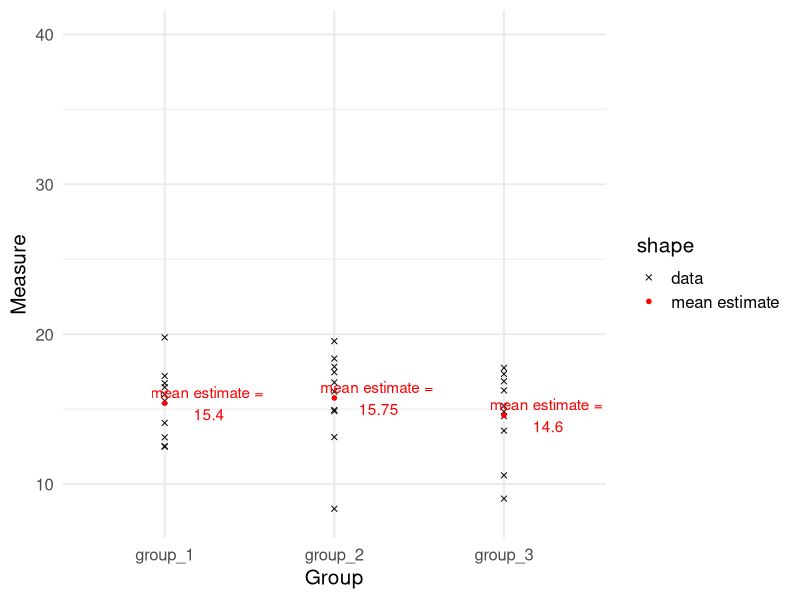
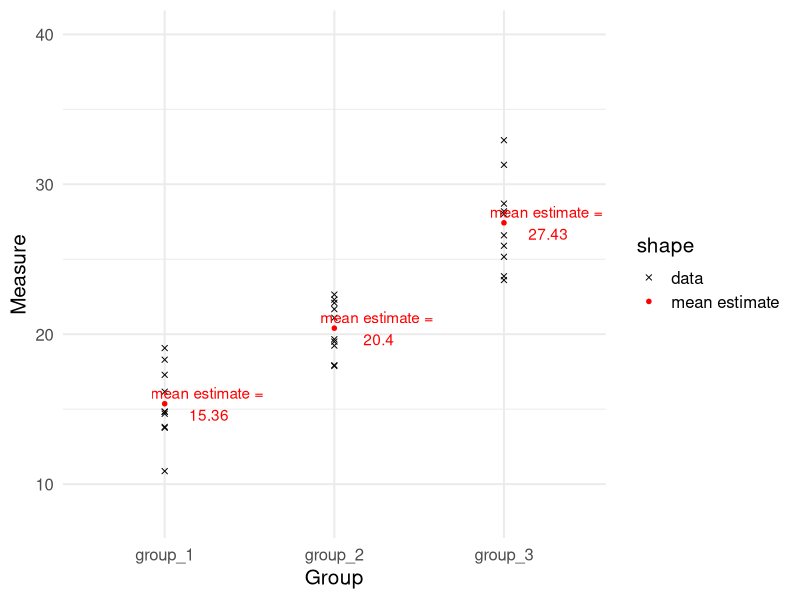
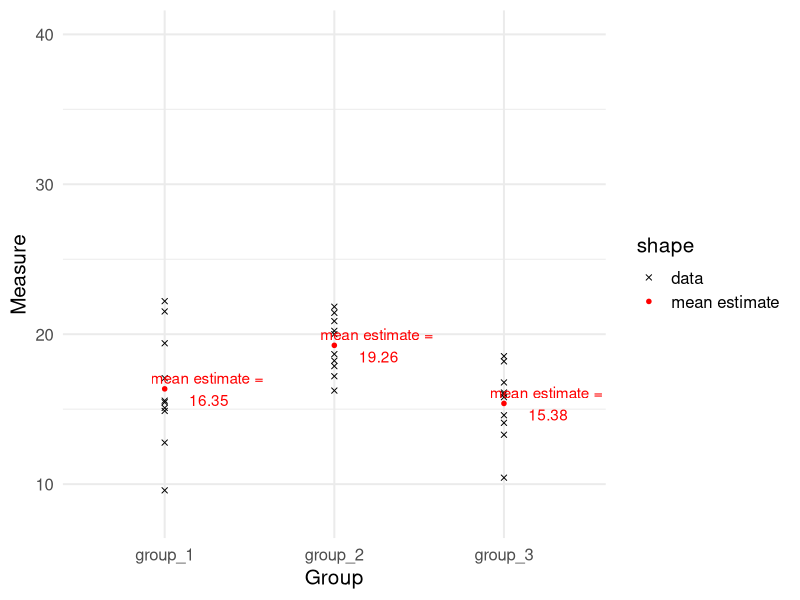
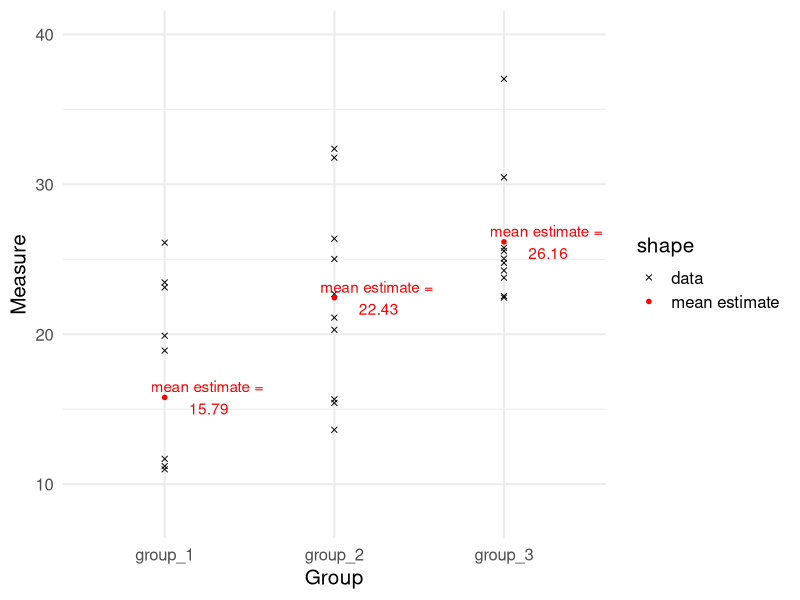
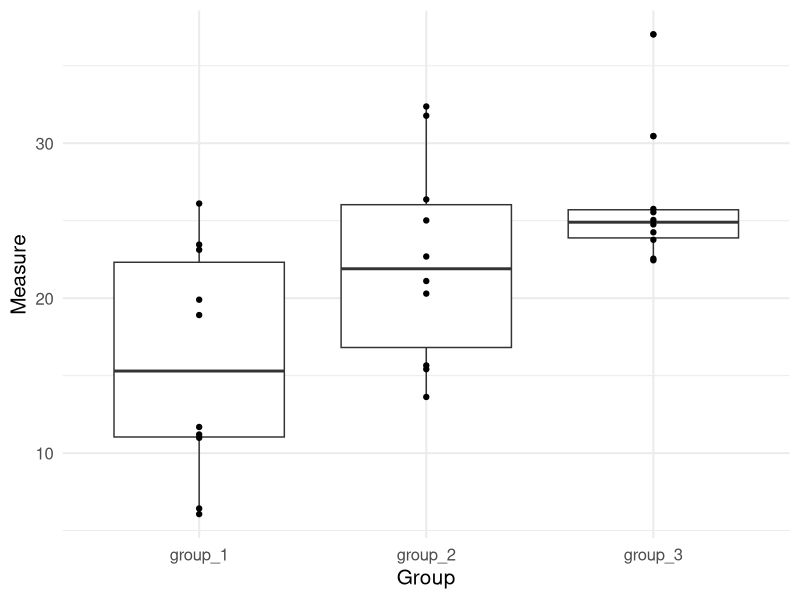
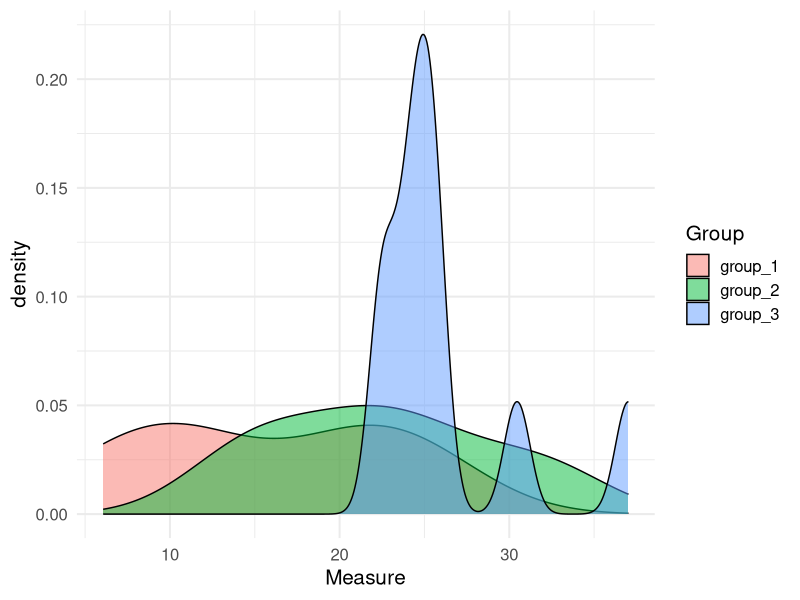
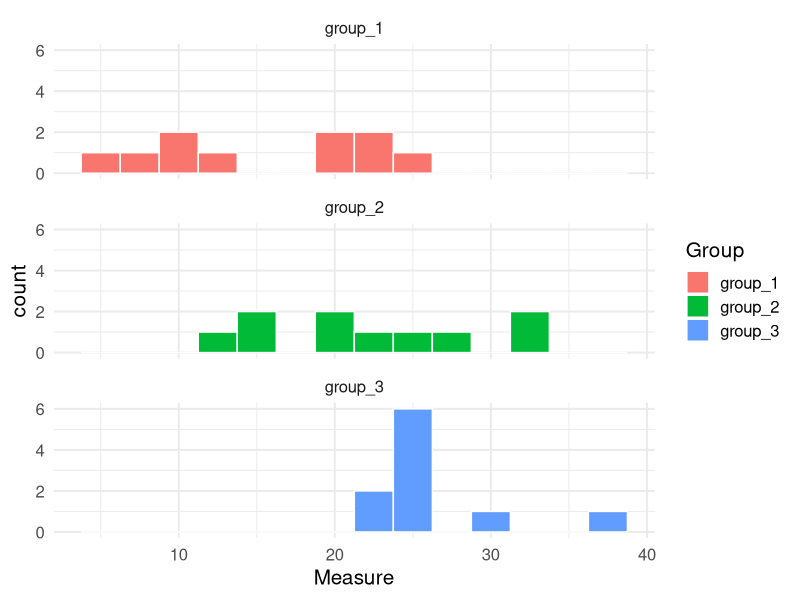
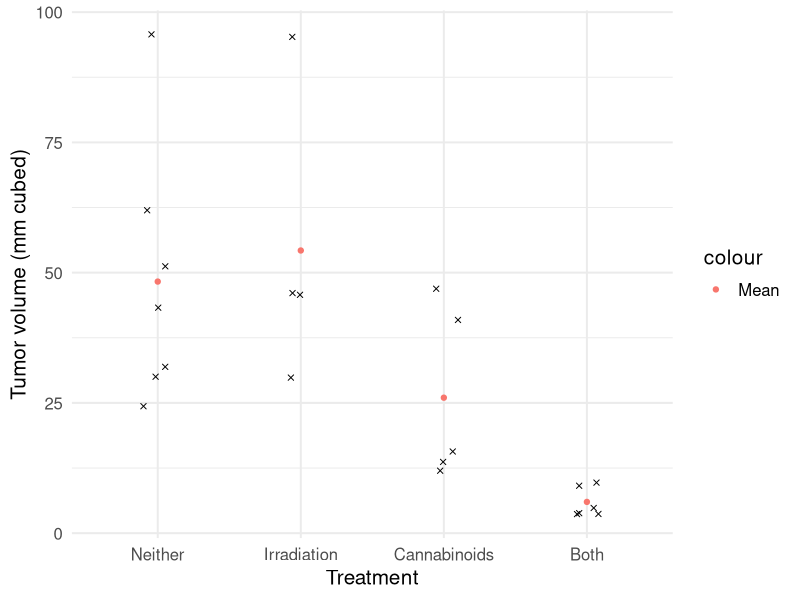

Source code (R) for these figures, in order:
## ---- chunk 1
library(ggplot2)
library(tidyr)
library(dplyr)
set.seed(1)

group_1 <- rnorm(n = 10, mean = 15, sd = 3)
group_2 <- rnorm(n = 10, mean = 15, sd = 3)
group_3 <- rnorm(n = 10, mean = 15, sd = 3)

no_diff <- data.frame(group_1, group_2, group_3)

no_diff_narrow <- no_diff %>% gather(key = "Group", value = "Measure", group_1:group_3)

means <- no_diff_narrow %>% group_by(Group) %>% summarise(Measure = mean(Measure))

ggplot(no_diff_narrow, aes(x = Group, y = Measure)) + geom_point(aes(pch = "data")) + 
  geom_point(data = means, col = "red", size = 2, aes(pch = "mean estimate")) + theme_minimal(base_size = 15) + 
  scale_shape_manual(values = c(4, 20)) +
  geom_text(data = means, col = "red", aes(label = paste("mean estimate =\n", round(Measure, 2))), nudge_x = 0.25) +
  scale_y_continuous(limits = c(8, 40))
## ---- chunk 2
group_1 <- rnorm(n = 10, mean = 15, sd = 3)
group_2 <- rnorm(n = 10, mean = 20, sd = 3)
group_3 <- rnorm(n = 10, mean = 27, sd = 3)

diff <- data.frame(group_1, group_2, group_3)

diff_narrow <- diff %>% gather(key = "Group", value = "Measure", group_1:group_3)

means_2 <- diff_narrow %>% group_by(Group) %>% summarise(Measure = mean(Measure))

ggplot(diff_narrow, aes(x = Group, y = Measure)) + geom_point(aes(pch = "data")) + 
  geom_point(data = means_2, col = "red", size = 2, aes(pch = "mean estimate")) + theme_minimal(base_size = 15) + 
  scale_shape_manual(values = c(4, 20)) +
  geom_text(data = means_2, col = "red", aes(label = paste("mean estimate =\n", round(Measure, 2))), nudge_x = 0.25) +
  scale_y_continuous(limits = c(8, 40))
## ---- chunk 3
group_1 <- rnorm(n = 10, mean = 15, sd = 3)
group_2 <- rnorm(n = 10, mean = 20, sd = 3)
group_3 <- rnorm(n = 10, mean = 15, sd = 3)

diff_2 <- data.frame(group_1, group_2, group_3)

diff_2_narrow <- diff_2 %>% gather(key = "Group", value = "Measure", group_1:group_3)

means_3 <- diff_2_narrow %>% group_by(Group) %>% summarise(Measure = mean(Measure))

ggplot(diff_2_narrow, aes(x = Group, y = Measure)) + geom_point(aes(pch = "data")) + 
  geom_point(data = means_3, col = "red", size = 2, aes(pch = "mean estimate")) + theme_minimal(base_size = 15) + 
  scale_shape_manual(values = c(4, 20)) +
  geom_text(data = means_3, col = "red", aes(label = paste("mean estimate =\n", round(Measure, 2))), nudge_x = 0.25) +
  scale_y_continuous(limits = c(8, 40))
## ---- chunk 4
group_1 <- rnorm(n = 10, mean = 15, sd = 7)
group_2 <- rnorm(n = 10, mean = 20, sd = 7)
group_3 <- rnorm(n = 10, mean = 27, sd = 7)

diff_3 <- data.frame(group_1, group_2, group_3)

diff_3_narrow <- diff_3 %>% gather(key = "Group", value = "Measure", group_1:group_3)

means_4 <- diff_3_narrow %>% group_by(Group) %>% summarise(Measure = mean(Measure))

ggplot(diff_3_narrow, aes(x = Group, y = Measure)) + geom_point(aes(pch = "data")) + 
  geom_point(data = means_4, col = "red", size = 2, aes(pch = "mean estimate")) + theme_minimal(base_size = 15) + 
  scale_shape_manual(values = c(4, 20)) +
  geom_text(data = means_4, col = "red", aes(label = paste("mean estimate =\n", round(Measure, 2))), nudge_x = 0.25) +
  scale_y_continuous(limits = c(8, 40))
## ---- chunk 5
ggplot(diff_3_narrow, aes(x = Group, y = Measure)) + 
  geom_boxplot() +
    geom_point() +
  theme_minimal(base_size = 15)
## ---- chunk 6
ggplot(diff_3_narrow, aes(x = Measure)) + 
  geom_density(aes(fill = Group), alpha = 0.5) +
  theme_minimal(base_size = 15)
## ---- chunk 7
ggplot(diff_3_narrow, aes(x = Measure)) + 
  geom_histogram(aes(fill = Group), col = "white", binwidth = 2.5) +
  theme_minimal(base_size = 15) + facet_wrap(~ Group, nrow = 3)
## ---- chunk 8
treatment <- c(rep("Irradiation", 4), rep("Cannabinoids", 5), rep("Both", 6),
               rep("Neither", 7))

tumor_volume <- c(30, 46, 46, 95, # Irradiation
                  12, 14, 16, 41, 47, # Cannabinoids 
                  5, 4, 4, 4, 10, 9, # Both
                  24, 30, 43, 51, 62, 32, 96) # Neither

cancer_data <- data.frame(treatment, tumor_volume)

head(cancer_data, 15)
## ---- chunk 9
# specify the order of the treatment groups for plotting
library(forcats)
cancer_data <- cancer_data %>% 
  mutate(trt_order = fct_relevel(treatment, c("Neither", "Irradiation", 
                                              "Cannabinoids", "Both")))

# calculate the means and SD for each group
summary_stats <- cancer_data %>% 
  group_by(trt_order) %>% 
  summarise(mean_vol = mean(tumor_volume),
            sd_vol = sd(tumor_volume), 
            samp_size = n())

summary_stats
## ---- chunk 10
ggplot(cancer_data, aes(x = trt_order, y = tumor_volume)) + 
  geom_jitter(pch = 4, width = 0.1) + # use geom_jitter() to prevent overplotting
  geom_point(data = summary_stats, aes(y = mean_vol, col = "Mean"), pch = 19) +
  labs(y = "Tumor volume (mm cubed)", x = "Treatment") +
  theme_minimal(base_size = 15)

# geom_jitter() with width = 0.1 randomly "jitters" the location of the points 
# along the x axis so that we can see each of them since some have the exact
# same values. 
## ---- chunk 11
#reference: https://broom.tidyverse.org/reference/anova_tidiers.html
library(broom)
cancer_anova <- aov(formula = tumor_volume ~ treatment, data = cancer_data)
tidy(cancer_anova)
## ---- chunk 12
tidy(cancer_anova)
## ---- chunk 13
pf(6.699489, df1 = 4 - 1, df2 = 22 - 4, lower.tail = F)
## ---- chunk 14
diffs <- TukeyHSD(cancer_anova, conf.level = 0.95) %>% tidy()
diffs
## ---- chunk 15
ggplot(diffs, aes(x = contrast, y = estimate)) + geom_point() +
  geom_segment(aes(y = conf.low, yend = conf.high, xend = contrast)) +
  theme_minimal(base_size = 15) +
  geom_hline(aes(yintercept = 0), lty =2) +
  geom_text(aes(label = paste0("p-value:\n ", round(adj.p.value, 2))), nudge_x = 0.3) +
  labs(y = "Estimated difference", x = "") + 
  scale_x_discrete(labels = c("Cannabinoids\n vs. both", "Irradiation\n vs. both",
                              "Irradiation vs.\ncannabinoids", "Neither\n vs. both", 
                              "Neither vs.\n Cannabinoids", "Neither vs.\n Irradiation"))
